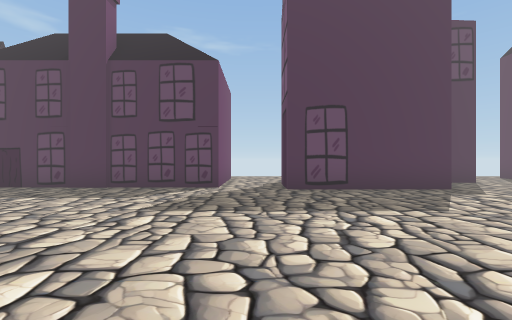
View 1 (above)

24 first-person views from a walk through a Unity game level. The camera is 1.2 m above the floor, looks level and sees 90° across. The floor is counted in squares, 2 m on a side. Each view is taken from the middle of a square. On the plan, view 1 faces up. The plan holds only what a view shows up to about 9 squares ahead; the rest is blank. The place goes on beyond the plan. The player character is not drawn. Some animated figures are left out.

View 2
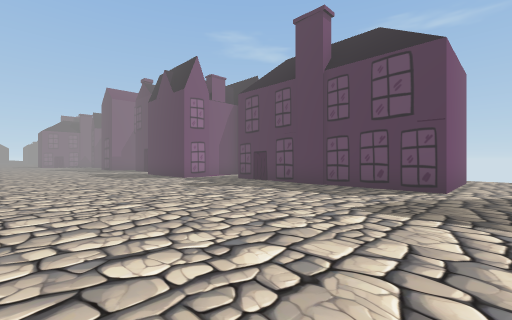

View 3
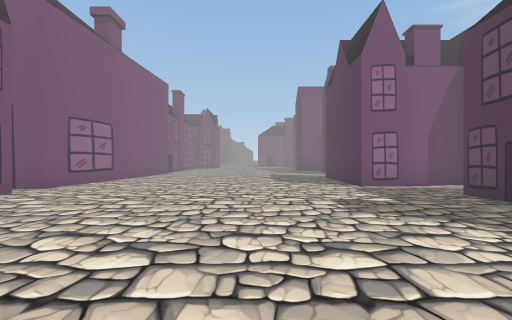

View 4
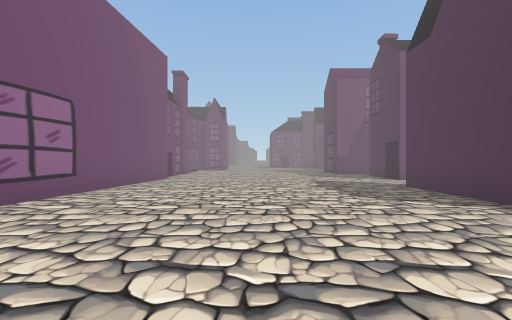

View 5
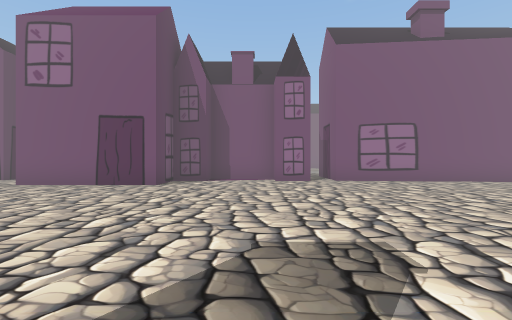

View 6
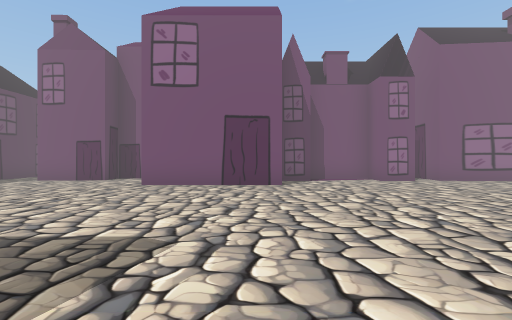

View 7
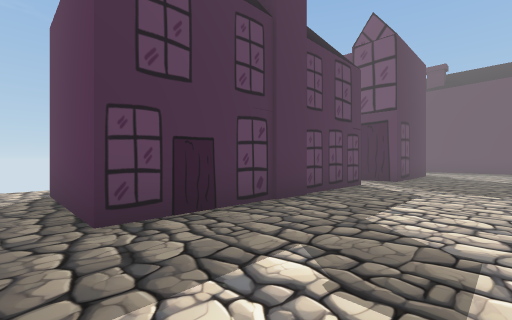

View 8
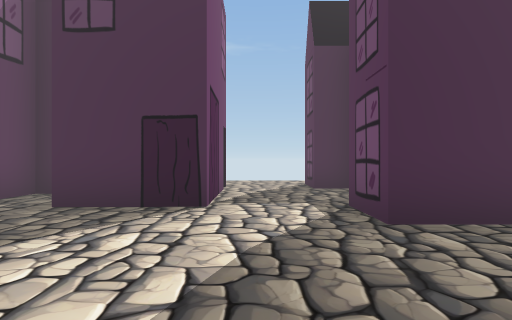

View 9
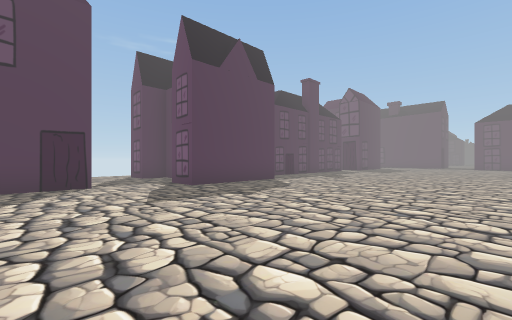

View 10
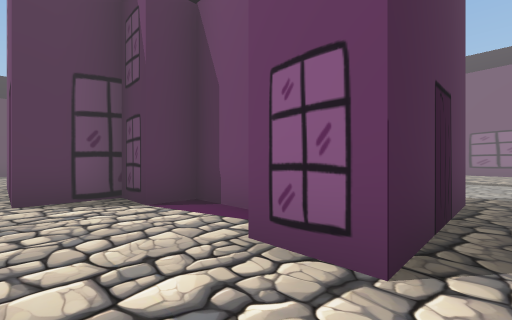

View 11
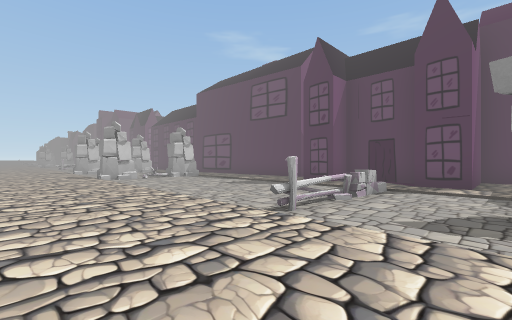

View 12
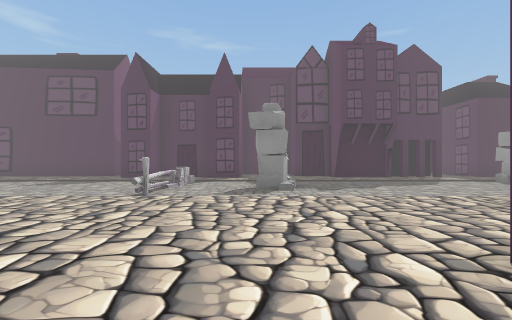

View 13
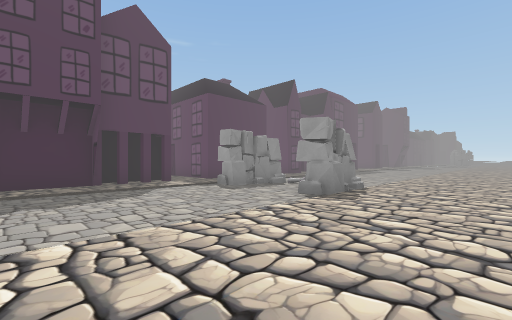

View 14
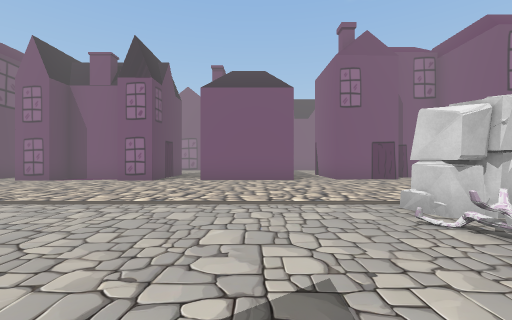

View 15
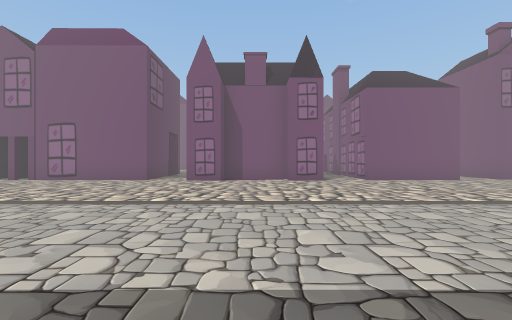

View 16
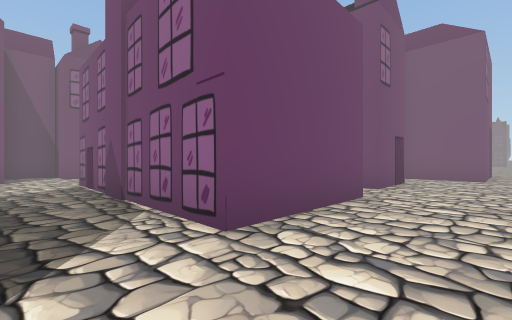

View 17
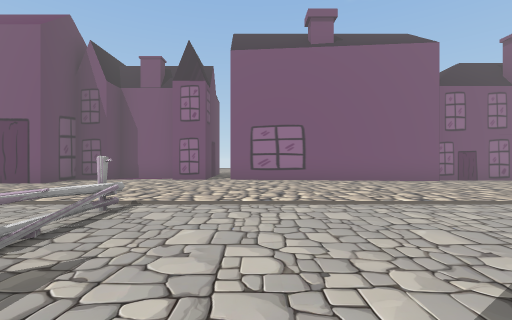

View 18
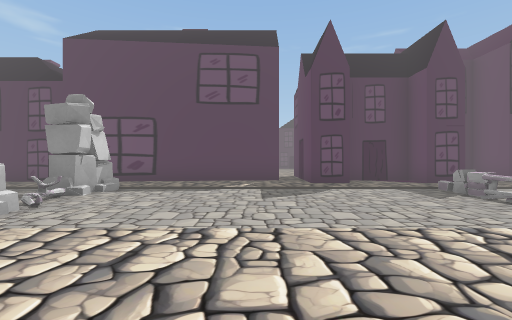

View 19
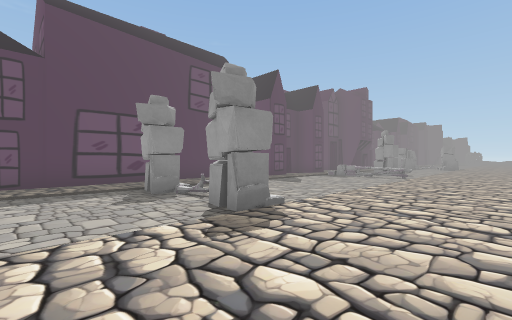

View 20
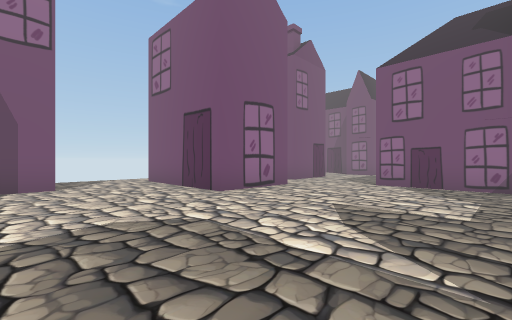

View 21
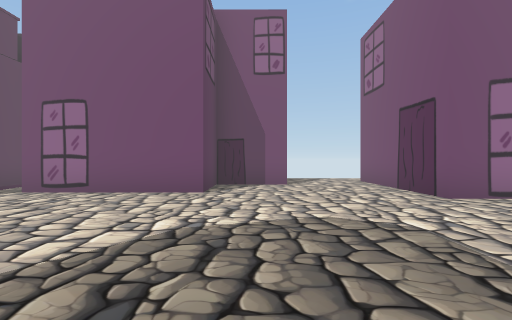

View 22
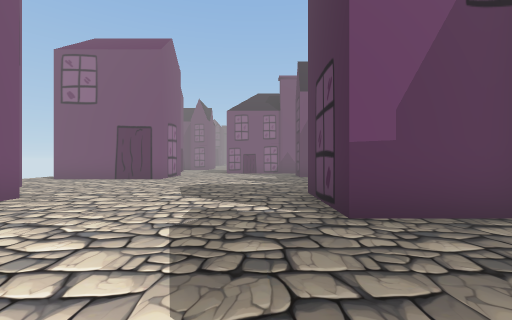

View 23
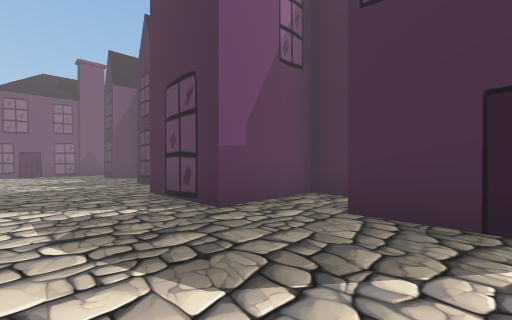

View 24
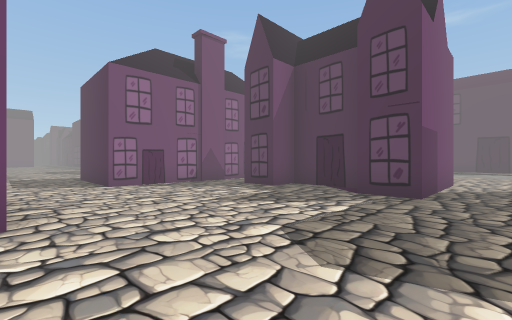

### Floor plan
Key: @ floor where view 1 was taken; # wall or solid block; x gap in a wall; . floor; / step, stairs or slope; H house; O other object.
Columns run from 14 left of view 1 to 22 right of it. Each row starts with its distance up from view 1.
  9  ...   ..    ...  HHH
  8 HH..   .H    H..     .H
  7  H..##..H    H..  H##.
  6  #..H#..HHHHHH.H   ..
  5 .... ##........HHHH.
  4 ....................
  3 ....................
  2 .................
  1 .................
  0 ..............@...
 -1 ............HHH.....
 -2   HHH.......HHH.....
 -3   HHHHH.####HHH .##.H
 -4 H HHHHH.#H##..H  ##.H
 -5 HHHH....#..#...H##H.HH
 -6 .../................x  .    .
 -7 ...#......O.........##...  ...
 -8 ...O......O..........O.........
 -9 ...#......O.........##..........
-10 .................................
-11 ..................................
-12 ...................................
-13  .............HHHH..................
-14 HHHHHHHHHH#..#H HH.##.HHH.#####.HHHH#
-15  HH HHHHHH####  HH###.HHH.##H##.HHH #
-16             H       H   H.##.##. H.##
-17                         H.......HH...
-18                         H............
-19                     ..HHH............
-20                     ...............
-21                      .....HHH.......O
-22                        ##. HH...HHHH
-23                          HHHH...H
-24                          HHHH.
-25                            ...

Positions as (right, up) in squares from view 1, and headings:
1: (0, 0), facing up
2: (0, 0), facing up-left
3: (-2, 2), facing left
4: (-5, 1), facing left
5: (-5, 5), facing down
6: (-2, 5), facing down
7: (-7, 3), facing up-right
8: (-12, 2), facing up
9: (-14, -1), facing up-right
10: (-7, -1), facing down-right
11: (-2, -12), facing up-left
12: (-2, -14), facing up
13: (1, -12), facing up-right
14: (9, -6), facing down
15: (14, -6), facing down
16: (12, -12), facing down-left
17: (-6, -6), facing down
18: (-8, -12), facing up
19: (-14, -12), facing up-right
20: (17, -17), facing down-left
21: (17, -17), facing down
22: (22, -18), facing left
23: (22, -19), facing up-left
24: (17, -21), facing up-left
